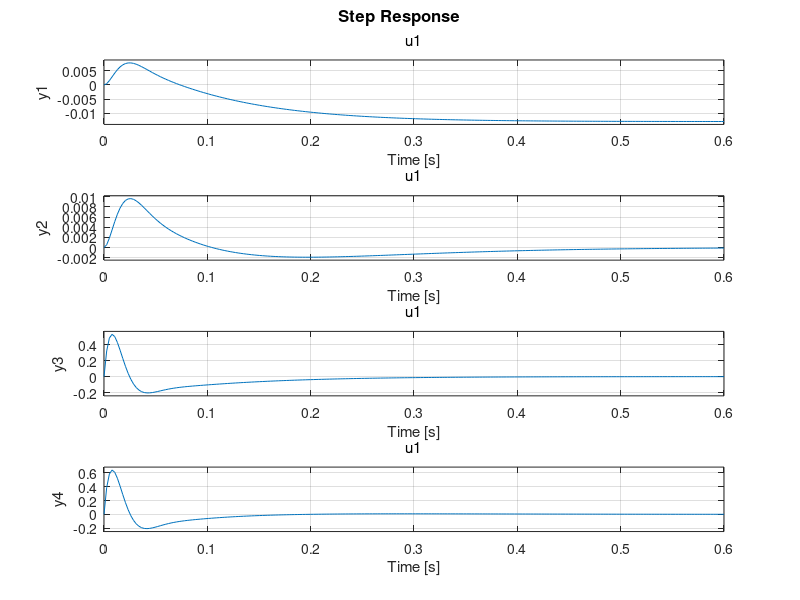

MATLAB code to generate this figure:
clear;close all;clc;
% parameters
g=9.8; l1=0.085; l2=0.105; 
m1=17/1000; m2=17/1000;
R = 17.4; K = 0.2;

% A matrix
A32 = 36.0*g*m2/(l1*(16.0*m1 + 12.0*m2));
A33 = -48.0*K^2/(R*l1^2*(16.0*m1 + 12.0*m2));
A42 = g*(12.0*m1 + 36.0*m2)/(l2*(8.0*m1 + 6.0*m2));
A43 = -36.0*K^2/(R*l1*l2*(8.0*m1 + 6.0*m2))
A = [0 0 1 0; 0 0 0 1; 0 A32 A33 0; 0 A42 A43 0];

% B matrix
B3 = 48.0*K/(16.0*R*l1^2*m1 + 12.0*R*l1^2*m2);
B4 = 36.0*K/(8.0*R*l1*l2*m1 + 6.0*R*l1*l2*m2);
B = [0; 0; B3; B4];

% C matrix
C = eye(4);

% D matrix
D = 0;

% LQR
Q = diag([6 1.5 0 0]);
R = 0.001;
[K, S, EIG] = lqr(A, B, Q, R);
display(K);
display(EIG);

% system simulation
sys = ss(A,B,C,D);
sys_feedback = feedback(sys,K);
step(sys_feedback);